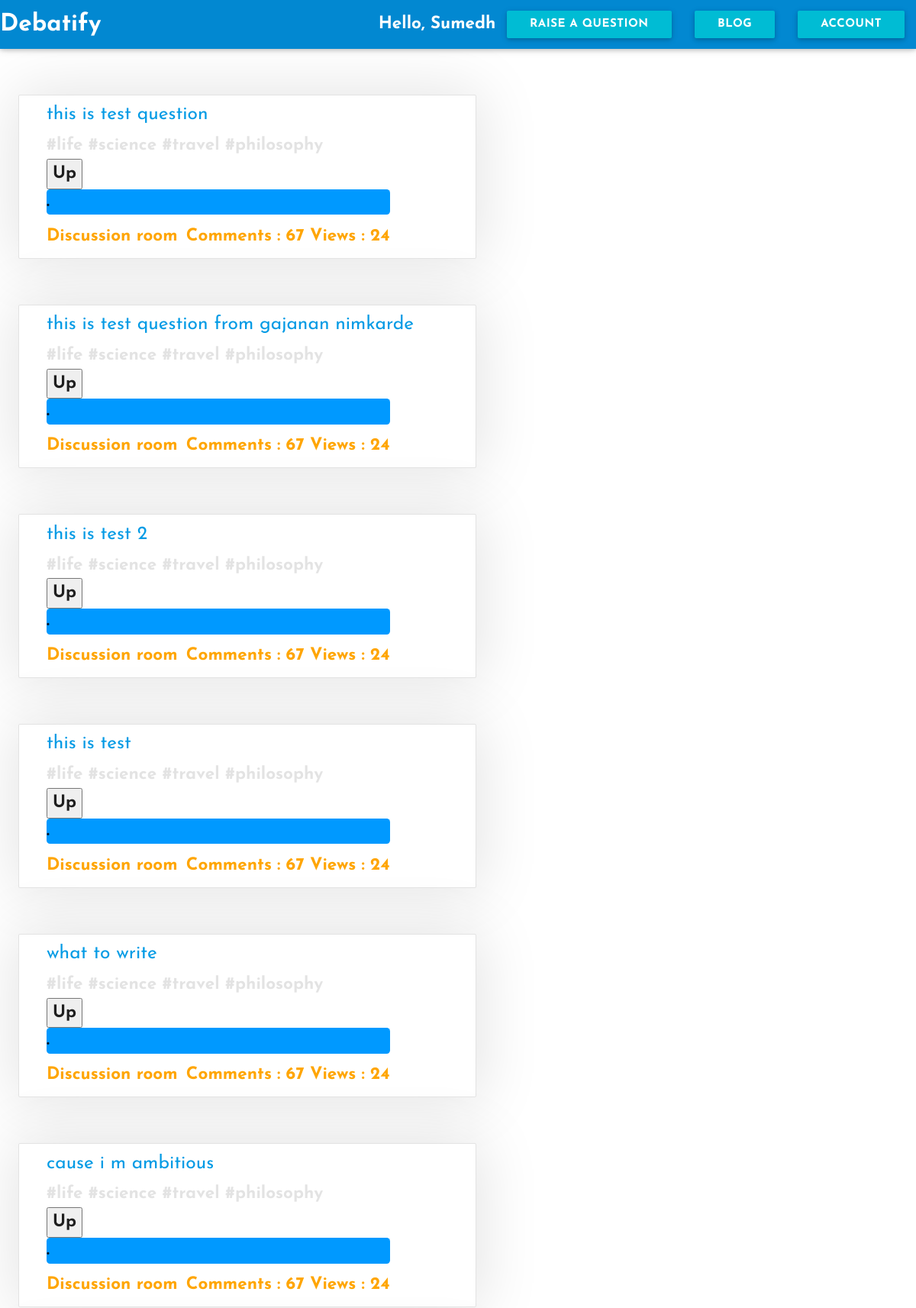
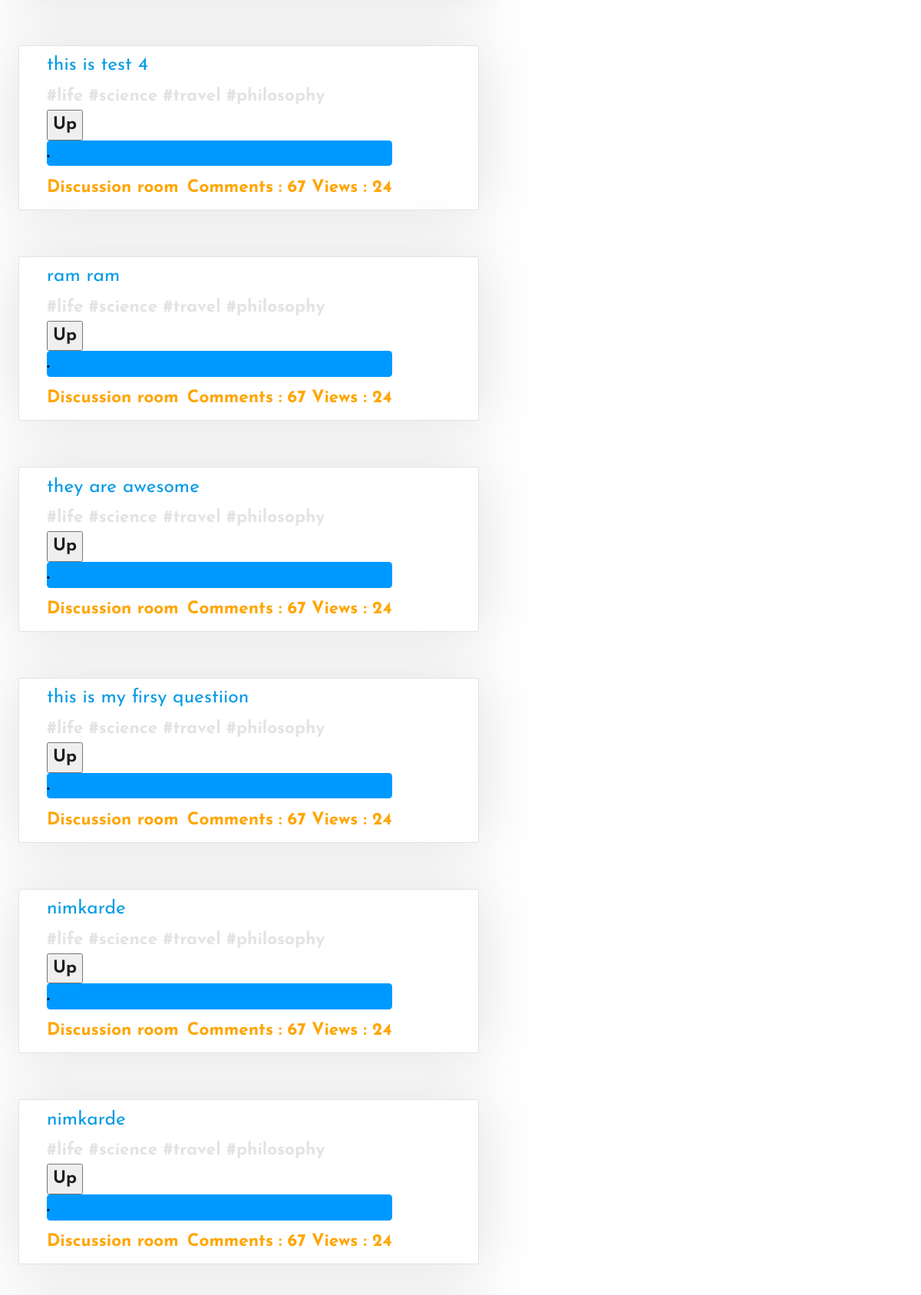
The page /authentication/dashboard (signed in, upper part) on the database its author committed (2 pictures, top to bottom).
### app/models.py (models this page shows, shortened)
class User(UserMixin,db.Model):
	__tablename__ = 'users'
	id = db.Column(db.Integer,primary_key = True)
	firstname = db.Column(db.String(50),nullable = True)
	lastname = db.Column(db.String(50),nullable = True)
	email = db.Column(db.String(50),nullable = True)
	username = db.Column(db.String(64),nullable = True)
	password = db.Column(db.String(100),nullable = True)
	password_hash = db.Column(db.String(128), nullable = True)
	confirmed = db.Column(db.Boolean, default = False)
	question = db.relationship("Question", backref = "owner", lazy = 'dynamic')
	location = db.Column(db.String(64),nullable = True)
	about_me = db.Column(db.Text(),nullable = True)
	member_since = db.Column(db.DateTime(), default=datetime.utcnow,nullable = True)
	last_seen = db.Column(db.DateTime(), default=datetime.utcnow,nullable = True)
	posts = db.relationship('Posts', backref = 'author', lazy = 'dynamic')
	fetchedChat = db.relationship('Chats', backref = 'messenger', lazy = 'dynamic')
	followed = db.relationship('Follow', foreign_keys = [Follow.follower_id],backref=db.backref('follower', lazy='joined'),lazy='dynamic',cascade='all, delete-orphan')
	followers = db.relationship('Follow', foreign_keys = [Follow.followed_id], backref = db.backref('followed', lazy = 'joined'),lazy='dynamic',cascade='all, delete-orphan')
	@property
	def password(self):
		raise AttributeError('password is not a readable attribute')
	@password.setter
	def password(self, password):
		self.password_hash = generate_password_hash(password)

class Question(db.Model):
	__tablename__ = "questions"
	id = db.Column(db.Integer, primary_key = True)
	questions = db.Column(db.String(500))
	topic = db.Column(db.String(500))
	link = db.Column(db.String)
	user_id = db.Column(db.Integer, db.ForeignKey('users.id'))
	question = db.relationship("Chats", backref = "chat_no", lazy = 'dynamic')
	upvotes = db.Column(db.Integer, nullable = True)

### app/auth/views.py (the view)
@admin.route('/dashboard')
def dashboard():
	fetchedTopic = models.Question.query.all()
	CurrentUsersfetchedTopic = models.Question.query.filter_by(user_id = current_user.id).all()
	return render_template('me.html', fetchedTopic = fetchedTopic)

### app/models.py (called while the page is built)
@login_manager.user_loader
def load_user(user_id):
	return User.query.get(int(user_id))

### app/auth/templates/me.html (shortened to what this page needs)
<!DOCTYPE html>
<html>
    <head>
        {% block head %}
        <link rel="stylesheet" type="text/css" href="{{url_for('static',filename = "assets/materialize/css/materialize.min.css")}}">
        <link rel="stylesheet" type="text/css" href = "{{url_for('static', filename = "assets/css/card.css")}}">
        {% endblock %}
    </head>
    <body>
            {% block navbar %}
        <div class = "navbar-fixed">
            <nav>
                <div class = "nav-wrapper light-blue darken-2">
                    <a href="{{url_for('auth.dashboard')}}" class="brand-logo">Debatify</a>
                    <ul id="nav-mobile" class="right hide-on-med-and-down">
                        <li>{% block signed_in_as %}Hello, {{ current_user.firstname | title }}{% endblock %}</li>
                        <li><a href="#modal1" class = "waves-effect waves-light btn cyan modal-trigger">Raise a question</a></li>
                        <li><a href="{{url_for('main.blog')}}" class = "btn cyan">Blog</a></li>
                        <li><a href="" class = " cyan btn dropdown-button" data-activates = "dropdown1">Account</a></li>
                    </ul>
                </div>
            </nav>
        </div>
        {% endblock %}
        {% block questions %}
        <div class = "main">
            {% for f in fetchedTopic %}
                <div class = "card">
                    <h5 class = "question"><a href = "{{url_for('main.chatroom', chat_id = f.id)}}">{{ f.questions }}</a></h5>
                    <div class = "hashtags">#life&nbsp;#science&nbsp;#travel&nbsp;#philosophy</div>
                    <button id = "upvotebtn">Up</button>
                    <div class = "poll">.</div>
                    <div class = "link"><a href="{{url_for('main.chatroom', chat_id = f.id)}}">Discussion room</a></div>
                    <div class = "externals"><span>Comments : 67</span>&nbsp;<span>Views : 24</span></div>
                </div>
            {% endfor %}
        </div>
        {% endblock %}
    </body>
</html>

### app/static/assets/css/card.css (style rules this page uses)
body { font-family: 'Josefin Sans', sans-serif; font-weight: bold; font-size: 1.5em; }
.card { width: 50%; height: 50%; margin: 5% auto; background-color: #fff; border: 1px solid #e3e3e3; box-shadow: 1px 1px 80px 5px #e3e3e3; padding-left: 3%; }
.card .hashtags { color: #e3e3e3; font-size: 1em; }
.card .link, .card .externals { display: inline-block; margin-top: 2%; margin-bottom: 2%; }
.card .externals { float: right; margin-right: 20%; color: orange; }
.card .poll { border-radius: .2em; width: 80%; display: block; background-color: #0099ff; }
.card .link a { color: orange; text-decoration: none; }
.card { margin-left: 2%; }

### rows shown on the page
User: firstname "Sumedh"
Question: questions "this is test question"
Question: questions "this is test question from gajanan nimkarde"
Question: questions "this is test 2"
Question: questions "this is test"
Question: questions "what to write"
Question: questions "cause i m ambitious"
Question: questions "this is test 4"
Question: questions "ram ram"
Question: questions "they are awesome"
Question: questions "this is my firsy questiion"
Question: questions "nimkarde"
Question: questions "nimkarde"
